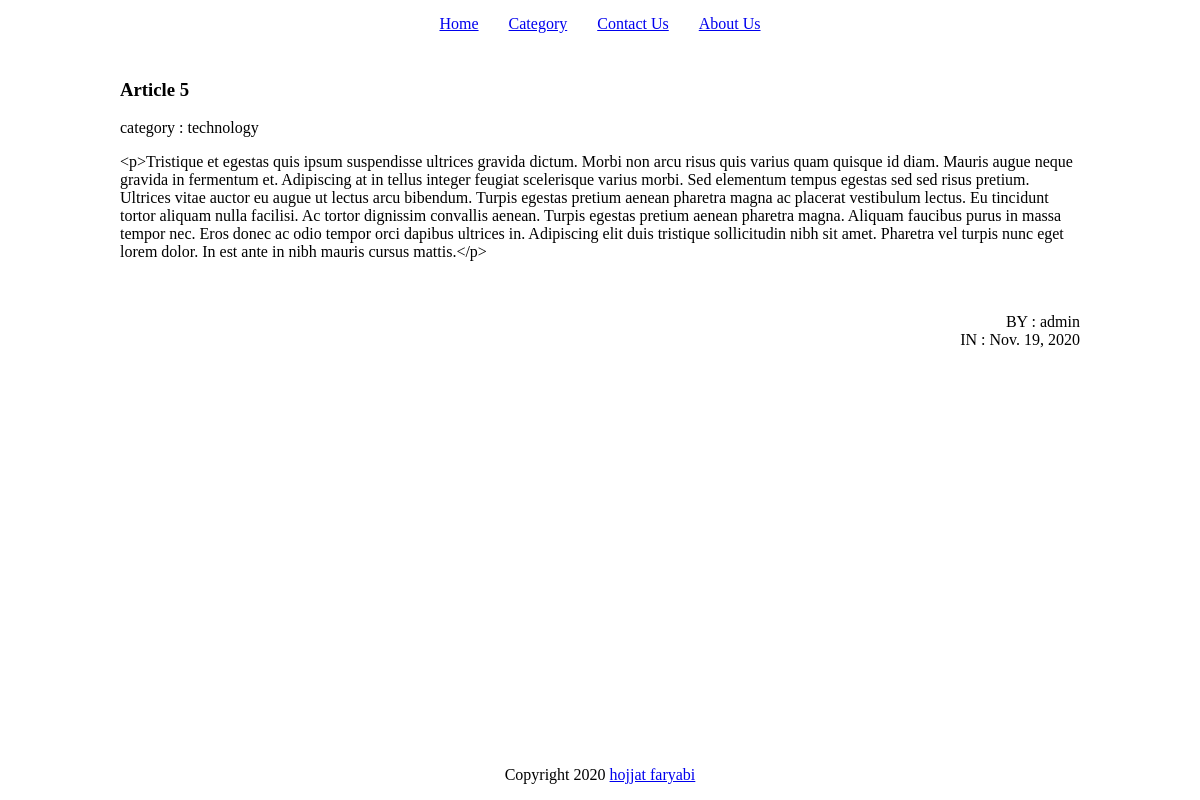
/single-page/5, run on the app's committed database.
### blog/models.py (models this page shows, shortened)
class Article(models.Model):
    user = models.ForeignKey(User, on_delete=models.CASCADE)
    title = models.CharField(max_length=150, null=False, blank=False)
    description = models.TextField(null=False, blank=False, default="")
    content = HTMLField(null=False, blank=False)
    category = models.ForeignKey(Category, null=False, blank=False, on_delete=models.CASCADE)
    created_at = models.DateTimeField(auto_now_add=True)

class Category(models.Model):
    title = models.CharField(max_length=200, null=False, blank=False)
    def __str__(self):
        return self.title

### blog/views.py (the view)
# urls.py: path('single-page/<int:article_id>', views.singleArticle, name="single_article"),
def singleArticle(request, article_id):
    article = models.Article.objects.get(id=article_id)
    context = {'article':article}
    return render(request, "singlePost.html", context)

### blog/templates/singlePost.html (shortened to what this page needs)
{% extends "base.html" %}
{% block content %}
<div id="singlepage-content" class="dflex">
    <h3>{{ article.title }}</h3>
    <span>category : {{ article.category }}</span>
    <p> {{ article.content }} </p>
    <br />
    <br />
    <div style="display:flex; flex-direction: column; align-items: flex-end;">
        <span>BY : {{ article.user }}</span>
        <span>IN : {{ article.created_at.date }} </span>
    </div>
</div>
{% endblock content %}

### static/css/style.css (style rules this page uses)
html { height: 100%; }
body { height: 100%; display: flex; flex-direction: column; align-items: center; margin: 0; }
#singlepage-content { flex-grow: 1; margin-top: 22px; flex-direction: column; justify-content: start; width: 960px; }
.dflex { display: flex; justify-content: center; }

### data on the page
Article: title "Article 5", category "technology", content "<p>Tristique et egestas quis ipsum suspendisse ultrices gravida dictum. Morbi non arcu risus quis varius quam quisque id diam. Mauris augue neque gravida in fermentum et. Adipiscing at in tellus integer feugiat scelerisque varius morbi. Sed elementum tempus egestas sed sed risus pretium. Ultrices vitae auctor eu augue ut lectus arcu bibendum. Turpis egestas pretium aenean pharetra magna ac placerat vestibulum lectus. Eu tincidunt tortor aliquam nulla facilisi. Ac tortor dignissim convallis aenean. Turpis egestas pretium aenean pharetra magna. Aliquam faucibus purus in massa tempor nec. Eros donec ac odio tempor orci dapibus ultrices in. Adipiscing elit duis tristique sollicitudin nibh sit…", user "admin", created_at "Nov. 19, 2020"
